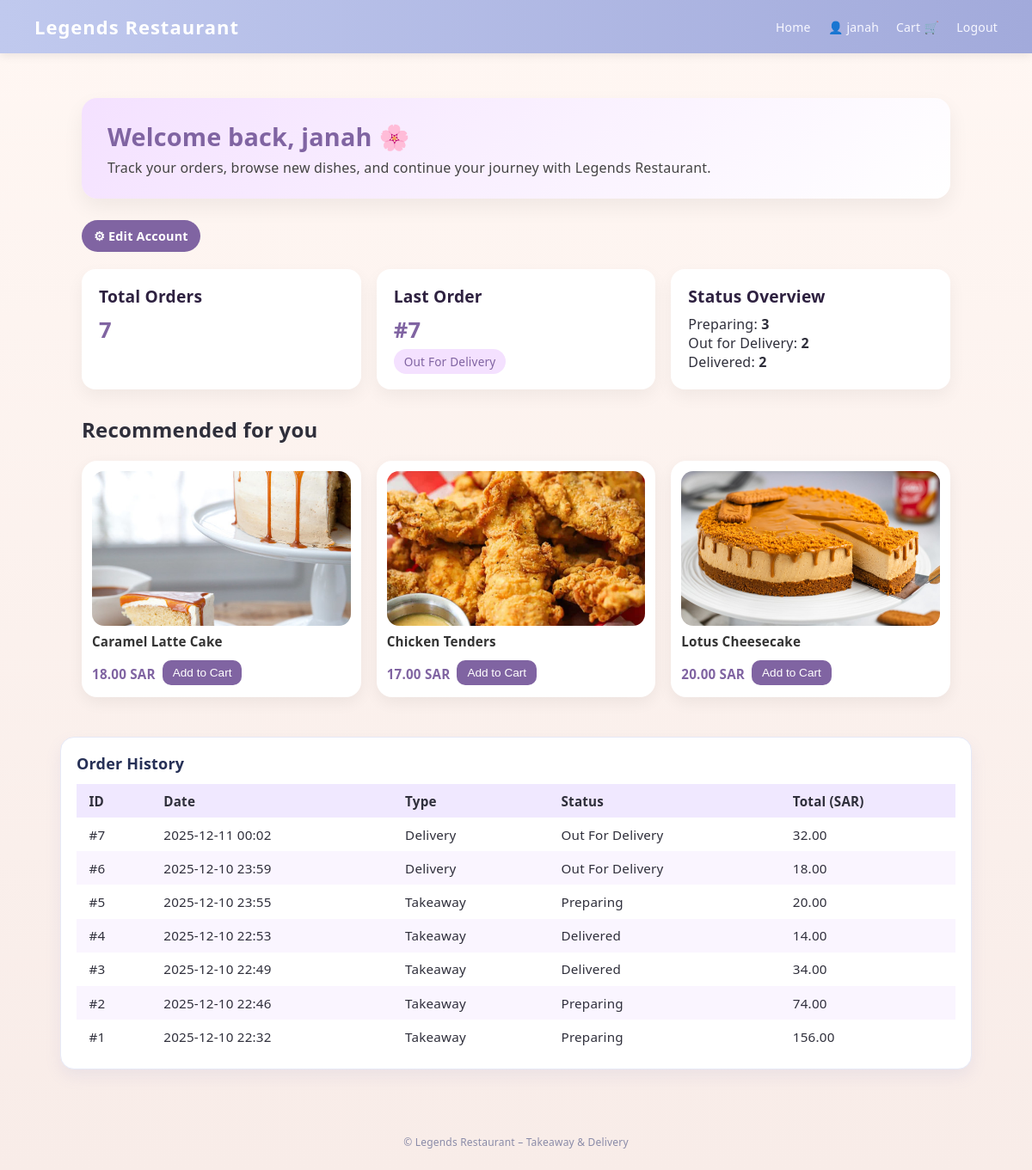
Before: /customer/dashboard/ (signed in) with the older database file.
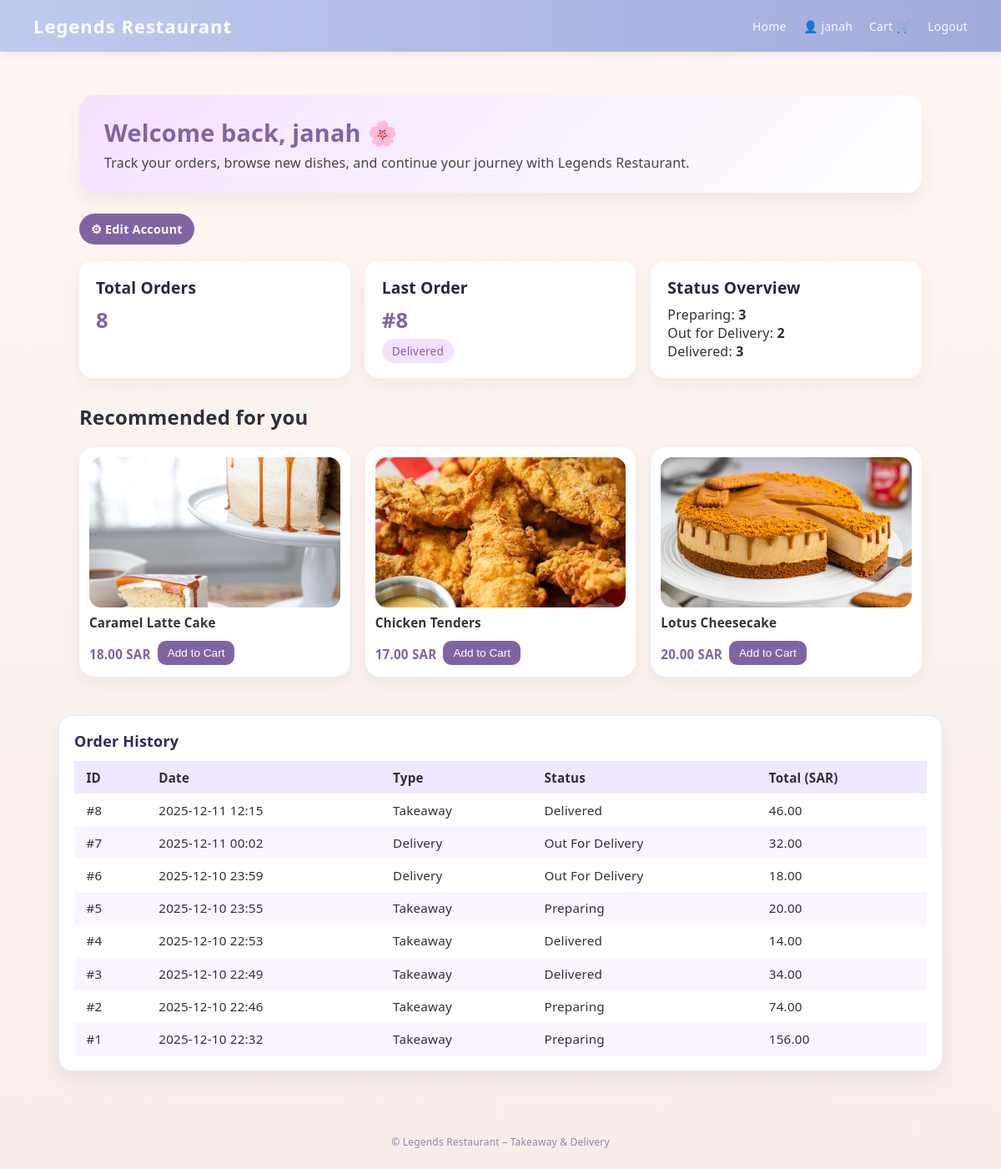
After: the same page with the newer database file.
### restaurant/models.py (models this page shows, shortened)
class Order(models.Model):
    STATUS_CHOICES = [
        ('pending', 'Pending'),
        ("preparing", "Preparing"),
        ("out_for_delivery", "Out For Delivery"),
        ("delivered", "Delivered"),
        ('cancelled', 'Cancelled'),
    ]
    TYPE_CHOICES = [
        ("takeaway", "Takeaway"),
        ("delivery", "Delivery"),
    ]
    user = models.ForeignKey(
        User,
        on_delete=models.CASCADE,
        related_name="orders",
    )
    status = models.CharField(
        max_length=30,
        choices=STATUS_CHOICES,
        default="pending"
    )
    order_type = models.CharField(
        max_length=30,
        choices=TYPE_CHOICES,
        default="takeaway",
    )
    total = models.DecimalField(max_digits=8, decimal_places=2, default=0)
    notes = models.CharField(max_length=255, blank=True, null=True)
    created_at = models.DateTimeField(auto_now_add=True)
    is_paid = models.BooleanField(default=False)

class MenuItem(models.Model):
    CATEGORY_CHOICES = [
        ("drinks", "Drinks"),
        ("main", "Main Dishes"),
        ("appetizers", "Appetizers"),
        ("sweet", "Sweet"),
        ("special", "Special Dishes"),
    ]
    name = models.CharField(max_length=150)
    description = models.TextField(blank=True, null=True)
    price = models.DecimalField(max_digits=6, decimal_places=2)
    category = models.CharField(max_length=50, choices=CATEGORY_CHOICES)
    image = models.ImageField(
        upload_to="menu_images/",
        blank=True,
        null=True,
    )
    is_available = models.BooleanField(default=True)

### restaurant/views.py (the view)
# urls.py: path("customer/dashboard/", views.customer_dashboard, name="customer_dashboard"),
@login_required
def customer_dashboard(request):
    if not request.user.is_authenticated:
        return redirect("login")
    if request.user.role == "staff":
        return redirect("staff_dashboard")
    if request.user.role == "manager":
        return redirect("manager_dashboard")
    user = request.user
    orders = Order.objects.filter(user=user).order_by("-created_at")
    total_orders = orders.count()
    last_order = orders.first()
    last_status = None
    if last_order:
        last_status = last_order.get_status_display()
    preparing = orders.filter(status='preparing').count()
    out_for_delivery = orders.filter(status='out_for_delivery').count()
    delivered = orders.filter(status='delivered').count()
    recommendations = MenuItem.objects.filter(is_available=True).order_by('?')[:3]
    highlights = MenuItem.objects.filter(is_available=True).order_by('?')[:4]
    context = {
        "username": user.username,
        "total_orders": total_orders,
        "last_order": last_order,
        "last_status": last_status,
        "preparing": preparing,
        "out_for_delivery": out_for_delivery,
        "delivered": delivered,
        "recommendations": recommendations,
        "highlights": highlights,
        "orders": orders,
    }
    return render(request, "restaurant/customer_dashboard.html", context)

### restaurant/templates/restaurant/customer_dashboard.html (shortened to what this page needs)
{% extends 'restaurant/base.html' %}
{% load static %}
{% block content %}
<link rel="stylesheet" href="{% static 'restaurant/style.css' %}">
<div class="dash-container">
    <div class="welcome-box">
        <div class="welcome-title">Welcome back, {{ username }} 🌸</div>
        <div class="welcome-sub">
            Track your orders, browse new dishes, and continue your journey with Legends Restaurant.
        </div>
    </div>
    <a href="{% url 'edit_customer_account' %}"
   class="edit-account-btn">
    ⚙ Edit Account
</a>
    <div class="grid-3">
        <div class="dash-card">
            <div class="dash-title">Total Orders</div>
            <div class="dash-number">{{ total_orders }}</div>
        </div>
        <div class="dash-card">
            <div class="dash-title">Last Order</div>
            {% if last_order %}
                <div class="dash-number">#{{ last_order.id }}</div>
                <span class="badge-status">{{ last_status }}</span>
            {% else %}
                <div class="dash-number">–</div>
                <span class="badge-status">No orders yet</span>
            {% endif %}
        </div>
        <div class="dash-card">
            <div class="dash-title">Status Overview</div>
            <div>Preparing: <strong>{{ preparing }}</strong></div>
            <div>Out for Delivery: <strong>{{ out_for_delivery }}</strong></div>
            <div>Delivered: <strong>{{ delivered }}</strong></div>
        </div>
    </div>
    <h2 style="margin-top: 30px;">Recommended for you</h2>
    <div class="menu-grid">
        {% for item in recommendations %}
        <div class="menu-card">
            {% if item.image %}
            <img src="{{ item.image.url }}" alt="{{ item.name }}">
            {% endif %}
            <div class="menu-title">{{ item.name }}</div>
            <div class="menu-footer">
                <div class="menu-price">{{ item.price }} SAR</div>
                <button class="btn-small">Add to Cart</button>
            </div>
        </div>
        {% empty %}
        <p>No recommendations yet.</p>
        {% endfor %}
    </div>
</div>
<div class="card mt-4">
  <h3 class="card-title">Order History</h3>
  {% if orders %}
    <div class="table-responsive">
      <table class="lr-table">
        <thead>
          <tr>
            <th>ID</th>
            <th>Date</th>
            <th>Type</th>
            <th>Status</th>
            <th>Total (SAR)</th>
          </tr>
        </thead>
        <tbody>
          {% for order in orders %}
          <tr>
            <td>#{{ order.id }}</td>
            <td>{{ order.created_at|date:"Y-m-d H:i" }}</td>
            <td>{{ order.get_order_type_display }}</td>
            <td>{{ order.get_status_display }}</td>
            <td>{{ order.total }}</td>
          </tr>
          {% endfor %}
        </tbody>
      </table>
    </div>
  {% else %}
    <p class="card-muted">You have no orders yet.</p>
  {% endif %}
</div>
{% endblock %}

Changed rows visible on the page:
added Order: id "8", created_at "2025-12-11 12:15", order_type "Takeaway", status "Delivered", total "46.00"
Other visible differences:
{{ total_orders }}: "7" → "8"
{{ last_status }}: "Out For Delivery" → "Delivered"
{{ delivered }}: "2" → "3"
{{ last_order.id }}: "7" → "8"
